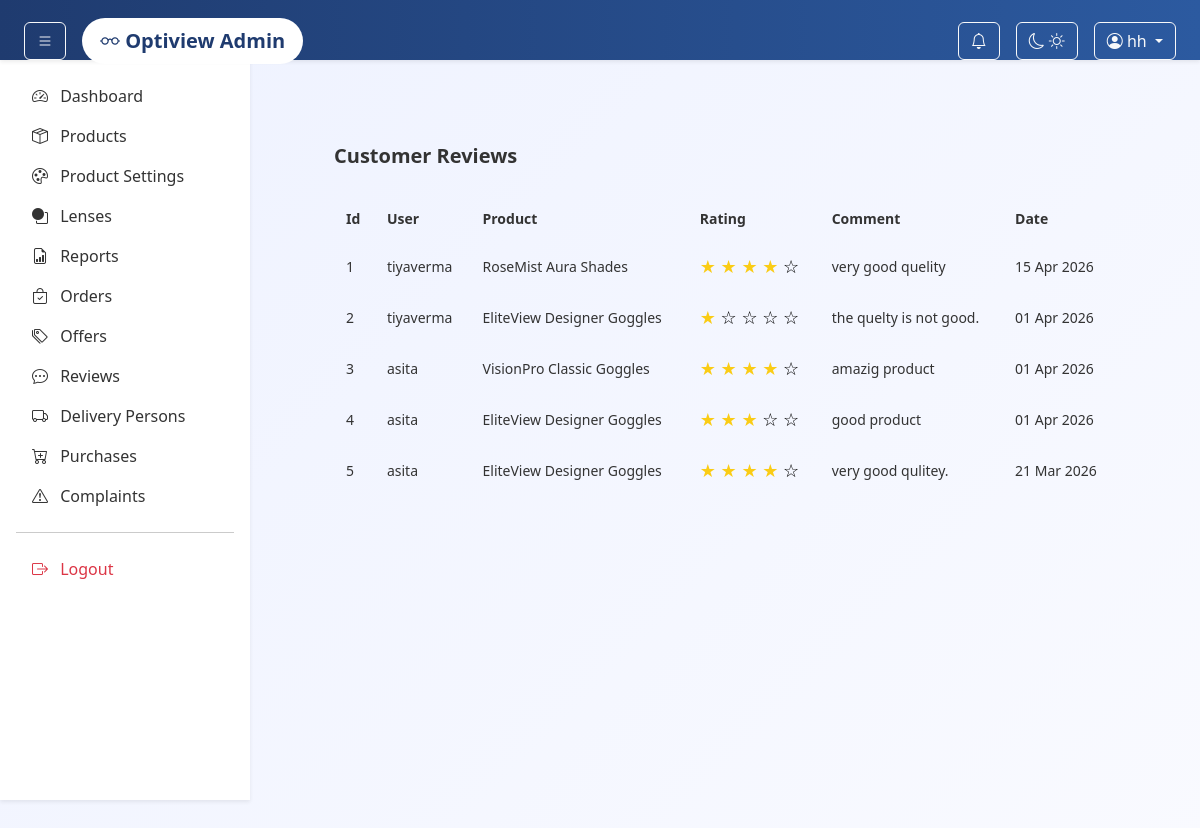
/admin-panel/reviews/ (signed in), run on the app's committed database.
### adminpanel/models.py (models this page shows, shortened)
class Review(models.Model):
    product = models.ForeignKey(Product, on_delete=models.CASCADE, related_name="reviews")
    user = models.ForeignKey(User, on_delete=models.CASCADE)
    rating = models.PositiveIntegerField()
    comment = models.TextField()
    created_at = models.DateTimeField(auto_now_add=True)

class Product(models.Model):
    category = models.ForeignKey(Category, on_delete=models.CASCADE)
    subcategory = models.ForeignKey(SubCategory, on_delete=models.CASCADE)
    brand = models.ForeignKey(Brand, on_delete=models.SET_NULL, null=True)
    name = models.CharField(max_length=200)
    description = models.TextField()
    material = models.ForeignKey(
    Material,
    on_delete=models.SET_NULL,
    null=True,
    blank=True
)
    price = models.DecimalField(max_digits=10, decimal_places=2)
    frame_type = models.ForeignKey(FrameType, on_delete=models.SET_NULL,blank=True, null=True)
    frame_shape = models.ForeignKey(FrameShape, on_delete=models.SET_NULL, null=True, blank=True)
    is_featured = models.BooleanField(default=False)
    is_active = models.BooleanField(default=True)
    created_at = models.DateTimeField(auto_now_add=True)
    class Meta:
        ordering = ["-created_at"]

### adminpanel/views.py (the view)
# urls.py: path("reviews/", views.review_list, name="review_list"),
def review_list(request):
    reviews = Review.objects.select_related("product", "user").order_by("-created_at")
    return render(request, "admin/review_list.html", {
        "reviews": reviews
    })

### adminpanel/context_processors.py (called while the page is built)
def notification_count(request):
    if request.user.is_authenticated:
        return {
            "notification_count": Notification.objects.filter(
                user=request.user,
                is_read=False
            ).count()
        }
    return {"notification_count": 0}

### app/context_processors.py (called while the page is built)
def cart_count(request):
    count = 0
    if request.user.is_authenticated:
        count = Cart.objects.filter(user=request.user).count()
    return {'cart_count': count}

### templates/admin/review_list.html (shortened to what this page needs)
{% extends "admin/base.html" %}
{% block content %}
<div class="reviews-container">
    <div class="reviews-card">
    <div class="reviews-header">
        <h2>Customer Reviews</h2>
    </div>
    <table class="reviews-table">
        <thead>
            <tr>
                <th>Id</th>
                <th>User</th>
                <th>Product</th>
                <th>Rating</th>
                <th>Comment</th>
                <th>Date</th>
            </tr>
        </thead>
        <tbody>
            {% for review in reviews %}
            <tr>
                <td>{{ forloop.counter }}</td>
                <td>{{ review.user.username }}</td>
                <td>{{ review.product.name }}</td>
                <td>
                    <div class="review-stars">
                        {% for i in "12345" %}
                            {% if forloop.counter <= review.rating %}
                                <span class="star filled">★</span>
                            {% else %}
                                <span class="star">☆</span>
                            {% endif %}
                        {% endfor %}
                    </div>
                </td>
                <td>{{ review.comment }}</td>
                <td>{{ review.created_at|date:"d M Y" }}</td>
            </tr>
            {% empty %}
            <tr>
                <td colspan="6" class="no-data">
                    No Reviews Found
                </td>
            </tr>
            {% endfor %}
        </tbody>
    </table>
</div>
</div>
{% endblock %}

### templates/admin/base.html (shortened to what this page needs)
{% load static %}
<!DOCTYPE html>
<html lang="en">
<head>
    <link href="https://cdn.jsdelivr.net/npm/bootstrap@5.3.3/dist/css/bootstrap.min.css" rel="stylesheet">
    <link href="https://cdn.jsdelivr.net/npm/bootstrap-icons@1.11.3/font/bootstrap-icons.css" rel="stylesheet">
    <link rel="stylesheet" href="{% static 'admin/css/style.css' %}">
</head>
<body>
<nav class="navbar navbar-dark bg-dark shadow-sm px-4">
    <div class="d-flex align-items-center">
        <button class="btn btn-outline-light me-3" id="sidebarToggle">
            <i class="bi bi-list"></i>
        </button>
        <a class="navbar-brand fw-bold" href="{% url 'adminpanel:dashboard' %}">
            <i class="bi bi-eyeglasses"></i> Optiview Admin
        </a>
    </div>
    <div class="ms-auto d-flex align-items-center gap-3">
        <div class="dropdown">
            <button class="btn btn-outline-light position-relative" data-bs-toggle="dropdown">
                <i class="bi bi-bell"></i>
            </button>
        </div>
        <button id="themeToggle" class="btn btn-outline-light">
            <i id="moonIcon" class="bi bi-moon"></i>
            <i id="sunIcon" class="bi bi-sun"></i>
        </button>
        <div class="dropdown">
            <button class="btn btn-outline-light dropdown-toggle" data-bs-toggle="dropdown">
                <i class="bi bi-person-circle"></i> {{ user.username }}
            </button>
        </div>
    </div>
</nav>
<aside class="sidebar shadow-sm p-3" id="sidebar">
<ul class="nav flex-column">
<li class="nav-item">
    <a class="nav-link" data-bs-toggle="collapse" href="#dashboardMenu">
        <i class="bi bi-speedometer2 me-2"></i> Dashboard
    </a>
</li>
<li class="nav-item">
    <a class="nav-link" data-bs-toggle="collapse" href="#productMenu">
        <i class="bi bi-box-seam me-2"></i> Products
    </a>
</li>
       <li class="nav-item">
    <a class="nav-link" data-bs-toggle="collapse" href="#productSettingsMenu">
        <i class="bi bi-palette me-2"></i> Product Settings
    </a>
</li>
        <li class="nav-item">
            <a class="nav-link" href="{% url 'adminpanel:lens_list' %}">
                <i class="bi bi-circle-square me-2"></i> Lenses
            </a>
        </li>
        <li class="nav-item">
    <a class="nav-link" href="{% url 'adminpanel:reports' %}">
        <i class="bi bi-file-earmark-bar-graph me-2"></i> Reports
    </a>
</li>
        <li class="nav-item">
            <a class="nav-link" href="{% url 'adminpanel:orders_list' %}">
                <i class="bi bi-bag-check me-2"></i> Orders
            </a>
        </li>
        <li class="nav-item">
            <a class="nav-link" data-bs-toggle="collapse" href="#offerMenu">
                <i class="bi bi-tags me-2"></i> Offers
            </a>
        </li>
        <li class="nav-item">
            <a class="nav-link" href="{% url 'adminpanel:review_list' %}">
                <i class="bi bi-chat-dots me-2"></i> Reviews
            </a>
        </li>
        <li class="nav-item">
            <a class="nav-link" href="{% url 'adminpanel:delivery_person_list' %}">
                <i class="bi bi-truck me-2"></i> Delivery Persons
            </a>
        </li>
        <li class="nav-item">
    <a class="nav-link" data-bs-toggle="collapse" href="#purchaseMenu">
        <i class="bi bi-cart-plus me-2"></i> Purchases
    </a>
</li>
        <li class="nav-item">
            <a class="nav-link" href="{% url 'adminpanel:complaints_list' %}">
               <i class="bi bi-exclamation-triangle me-2"></i> Complaints
            </a>
        </li>
        <hr>
        <li class="nav-item">
            <a class="nav-link text-danger" href="{% url 'adminpanel:logout' %}">
                <i class="bi bi-box-arrow-right me-2"></i> Logout
            </a>
        </li>
</ul>
</aside>
<main class="content-area p-4" id="contentArea">
    {% block content %}{% endblock %}
</main>
</body>
</html>

### static/delivery/css/style.css (style rules this page uses)
* { margin: 0; padding: 0; box-sizing: border-box; font-family: 'Poppins', 'Segoe UI', sans-serif; }
body { background: linear-gradient(135deg, #eef2ff, #f9faff); min-height: 100vh; color: #333; }
.navbar { background: linear-gradient(90deg, #1f3b6f, #2c5aa0); color: white; padding: 18px 50px; display: flex; justify-content: space-between; align-items: center; box-shadow: 0 6px 20px rgba(0,0,0,0.15); }
.navbar a { background: white; color: #1f3b6f; padding: 8px 18px; border-radius: 25px; text-decoration: none; font-weight: 600; transition: 0.3s ease; }
* { margin: 0; padding: 0; box-sizing: border-box; }
.sidebar { width: 250px; background: #e5e7eb; padding: 20px; }

### templates/admin/base.html (style rules this page uses)
body { overflow-x: hidden; }
.navbar { position: fixed; top: 0; left: 0; width: 100%; height: 60px; z-index: 1000; }
.sidebar { width: 250px; height: calc(100vh - 60px); position: fixed; top: 60px; left: 0; overflow-y: auto; background: #fff; transition: 0.3s; }
.sidebar .nav-link { color: #333; }
.content-area { margin-top: 60px; margin-left: 250px; min-height: 100vh; transition: 0.3s; }
.navbar-brand { font-size: 20px; }

### templates/admin/review_list.html (style rules this page uses)
.reviews-container { padding: 30px; display: flex; justify-content: center; }
.reviews-card { width: 100%; max-width: 1000px; background: var(--card-bg); border: 1px solid var(--card-border); border-radius: 14px; padding: 30px; box-shadow: var(--card-shadow); }
.reviews-header { display: flex; justify-content: space-between; align-items: center; margin-bottom: 20px; }
.reviews-header h2 { font-size: 20px; font-weight: 600; color: var(--text-main); }
.reviews-table { width: 100%; border-collapse: collapse; font-size: 14px; }
.reviews-table th, .reviews-table td { padding: 12px; border-bottom: 1px solid var(--card-border); text-align: left; color: var(--text-main); }
.reviews-table th { background: var(--table-head); }
.review-stars { font-size:18px; }
.star { color:#000000; }
.star.filled { color:#facc15; }

### data on the page
Review: user.username "tiyaverma", product.name "RoseMist Aura Shades", rating 4 (drawn), comment "very good quelity", created_at "15 Apr 2026"
Review: user.username "tiyaverma", product.name "EliteView Designer Goggles", rating 1 (drawn), comment "the quelty is not good.", created_at "01 Apr 2026"
Review: user.username "asita", product.name "VisionPro Classic Goggles", rating 4 (drawn), comment "amazig product", created_at "01 Apr 2026"
Review: user.username "asita", product.name "EliteView Designer Goggles", rating 3 (drawn), comment "good product", created_at "01 Apr 2026"
Review: user.username "asita", product.name "EliteView Designer Goggles", rating 4 (drawn), comment "very good qulitey.", created_at "21 Mar 2026"

### other printed values
{{ user.username }} "hh"
